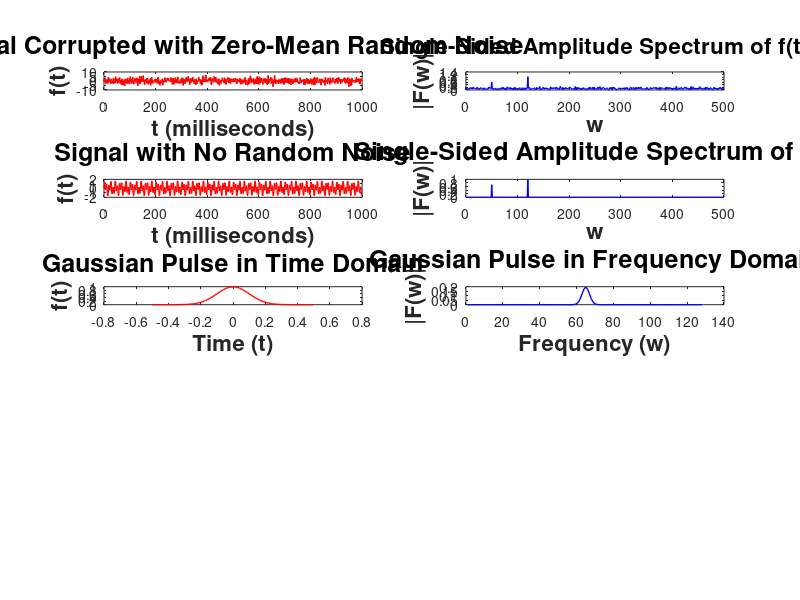

Source code (MATLAB): (Note: this script raises an error after producing the figure.)
function SPNASDAQFourierversion2()
%Program used to Discrete Fourier transform
% Praba Siva
% praba@umich.edu
% @prabasiva
% Filename: SPNASDAQFourier.m
Fs = 1000;            % Sampling frequency
T = 1/Fs;             % Sampling period
L = 1000;             % Length of signal
t = (0:L-1)*T;        % Time vector
S = 0.7*sin(2*pi*50*t) + sin(2*pi*120*t);
X = S + 2*randn(size(t));
wsize=1000;
g=subplot(5,2,1);
plot(1000*t(1:wsize),X(1:wsize),'r','LineWidth',1);
title('Signal Corrupted with Zero-Mean Random Noise','FontSize',18,'FontWeight','bold')
xlabel('t (milliseconds)','FontSize',16,'FontWeight','bold')
ylabel('f(t)','FontSize',16,'FontWeight','bold')
%N=2^nextpow2(L);
Y = fft(X);
P2 = abs(Y/L);P1 = P2(1:L/2+1);
P1(2:end-1) = 2*P1(2:end-1);
f = Fs*(0:(L/2))/L;
g=subplot(5,2,2);
plot(f,P1,'b','LineWidth',1)
title('Single-Sided Amplitude Spectrum of f(t)','FontSize',16,'FontWeight','bold')
xlabel('w','FontSize',16,'FontWeight','bold')
ylabel('|F(w)|','FontSize',16,'FontWeight','bold')
g=subplot(5,2,3);
plot(1000*t(1:wsize),S(1:wsize),'r','LineWidth',1);
title('Signal with No Random Noise','FontSize',18,'FontWeight','bold')
xlabel('t (milliseconds)','FontSize',16,'FontWeight','bold')
ylabel('f(t)','FontSize',16,'FontWeight','bold')
Y = fft(S);
P2 = abs(Y/L);
P1 = P2(1:L/2+1);
P1(2:end-1) = 2*P1(2:end-1);
f = Fs*(0:(L/2))/L;
g=subplot(5,2,4);
plot(f,P1,'b','LineWidth',1)
title('Single-Sided Amplitude Spectrum of f(t)','FontSize',18,'FontWeight','bold')
xlabel('w','FontSize',16,'FontWeight','bold')
ylabel('|F(w)|','FontSize',16,'FontWeight','bold')
Fs = 100;           % Sampling frequency
t = -0.5:1/Fs:0.5;  % Time vector
L = length(t);      % Signal length
X = 1/(4*sqrt(2*pi*0.01))*(exp(-t.^2/(2*0.01)));
g=subplot(5,2,5)
plot(t,X,'r','LineWidth',1)
title('Gaussian Pulse in Time Domain','FontSize',18,'FontWeight','bold')
xlabel('Time (t)','FontSize',16,'FontWeight','bold')
ylabel('f(t)','FontSize',16,'FontWeight','bold')
n = 2^nextpow2(L);
Y = fft(X,n);
f = Fs*(0:(n/2))/n;
P = abs(Y/n);
g=subplot(5,2,6)
plot(fftshift(P),'b','LineWidth',1)
%plot(f,fftshift(P(1:n/2+1)),'b','LineWidth',1)
%plot(1:wsize,P(1:wsize),'b','LineWidth',1)
title('Gaussian Pulse in Frequency Domain','FontSize',18,'FontWeight','bold')
xlabel('Frequency (w)','FontSize',16,'FontWeight','bold')
ylabel('|F(w)|','FontSize',16,'FontWeight','bold')
[naq,year]=getData(2);
[dum,naq]=hpfilter(naq,14400);
g=subplot(5,2,7)
plot(year,naq,'r','LineWidth',1);
title('HPFilter of Log Nasdaq','FontSize',18,'FontWeight','bold');
xlabel('Year.month','FontSize',16,'FontWeight','bold');
ylabel('Cycles','FontSize',16,'FontWeight','bold');
Fs = 1000;
[L,tp]=size(naq)
n = 2^nextpow2(L);
Y = fft(naq,n);
f = Fs*(0:(n/2))/n;
P = abs(Y/n);
g=subplot(5,2,8)
%plot(f,P(1:n/2+1),'b','LineWidth',1)
plot(1:n/2+1,P(1:n/2+1),'b','LineWidth',1)
title('HPFilter of NASDAQ in Frequency Domain','FontSize',18,'FontWeight','bold')
xlabel('Frequency (w)','FontSize',16,'FontWeight','bold')
ylabel('|F(w)|','FontSize',16,'FontWeight','bold')
[sp500,year]=getData(1);
[dum,sp500]=hpfilter(sp500,14400);
g=subplot(5,2,9)
plot(year,sp500,'r','LineWidth',1);
title('HPFilter of Log S&P 500','FontSize',18,'FontWeight','bold');
xlabel('Year.month','FontSize',16,'FontWeight','bold');
ylabel('Cycles','FontSize',16,'FontWeight','bold');
[L,tp]=size(sp500)
n = 2^nextpow2(L);
Y = fft(sp500,n);
f = Fs*(0:(n/2))/n;
P = abs(Y/n);
g=subplot(5,2,10)
%plot(f,P(1:n/2+1),'b','LineWidth',1);
plot(1:n/2+1,P(1:n/2+1),'b','LineWidth',1);
title('HPFilter of S&P in Frequency Domain','FontSize',18,'FontWeight','bold')
xlabel('Frequency (w)','FontSize',16,'FontWeight','bold')
ylabel('|F(w)|','FontSize',16,'FontWeight','bold')
